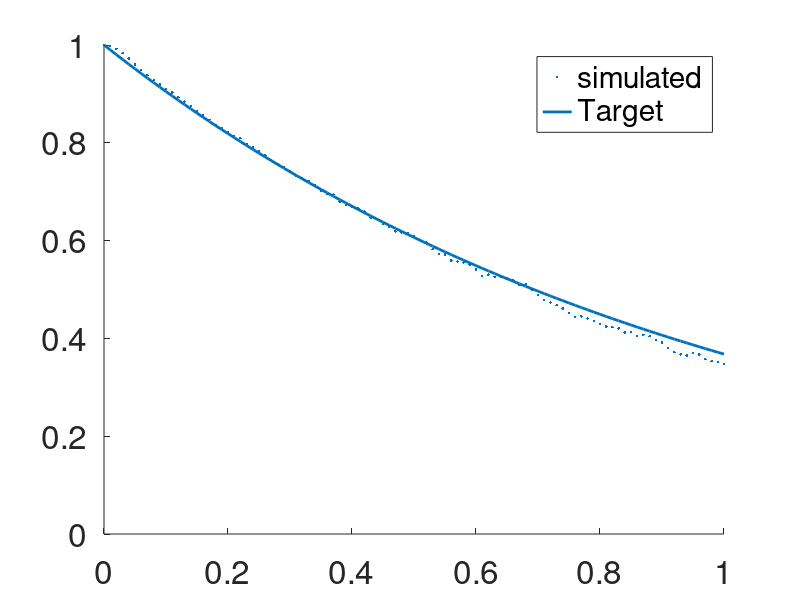

Write the MATLAB code that produced this figure.
% Autocorrelation function
R = @(tau) exp(-abs(tau));

% Generate correlation matrix
t = [0:0.01:5]; 
n = length(t);
Rmatrix = zeros(n);
for i=1:n
    for j=1:n
        Rmatrix(i,j) = R((j-i)*0.01);
    end
end

% Generate eigval and eigvec
[V,D] = eig(Rmatrix);
lambda = diag(D);

% Generate random process and verify the results
N = 501;
count = length(t);
no_sample = 500;
X = zeros(no_sample,count);
for j=1:no_sample
    g=0;
    for i=N:-1:N-100
        zeta = randn(1);
        g = g + sqrt(lambda(i))*V(:,i)*zeta;
    end
    g=g';
    X(j,:) = g;
end

for i=1:100
    temp1 = [1:i:count-i];
    temp2 = [1+i:i:count];
    X1 = reshape([X(:,temp1)],[length(temp1)*no_sample,1]);
    X2 = reshape([X(:,temp2)],[length(temp2)*no_sample,1]);
    rho_mat = corrcoef(X1,X2);
    rho(i+1) = (rho_mat(1,2));
end
rho(1) = 1;
tau = [0:0.01:1];
hold on
scatter(tau,rho,'.');
plot(tau,R(tau),'linewidth',2);
legend('simulated','Target');
ylim([0:1.2]);
set(gca,'FontSize', 24);
hold off
